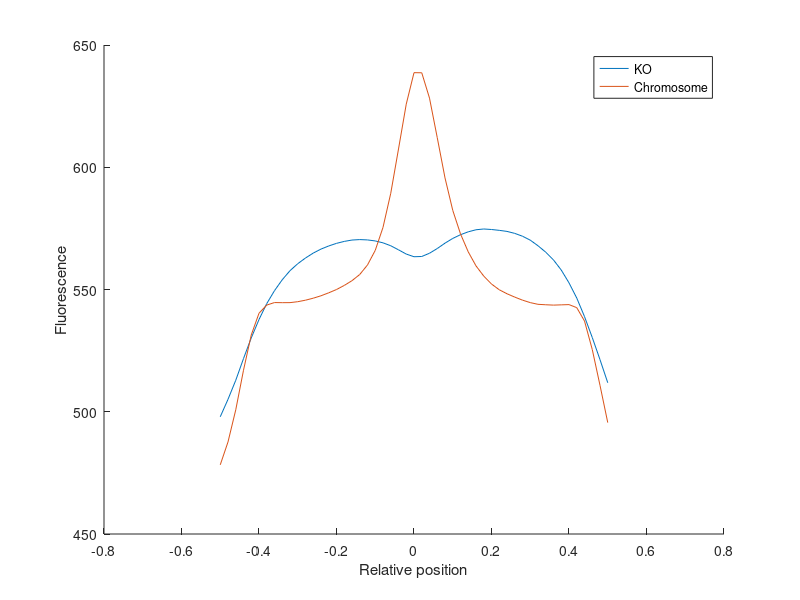
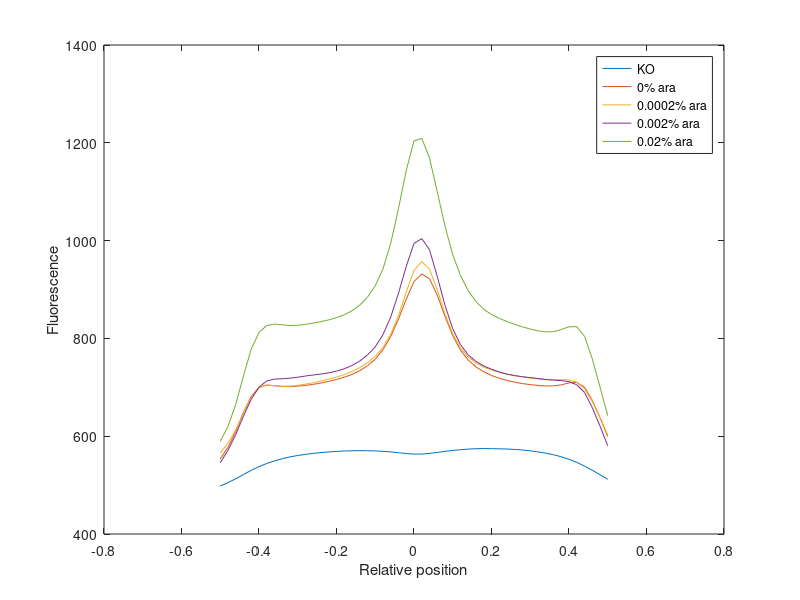

Here is the MATLAB script that generated these plots, in order:
clear all

load('TolA_ara_distribution.mat')
%%
%{
%Trying to do everything within a for loop
avg=[];%create a ?x? matrix of NaN

for i=1:length(cells)
    tolA=cells(i,:);
    for j=1:length(tolA)
        data=tolA{i};
        npixels(i)=length(data(:,1));
        a=interp1(([1:npixels(i)]-1)/(npixels(i)-1),data,0:0.02:1);
        avg
%}

tolA_KO=tolA_KO(~cellfun('isempty',tolA_KO));
tolA_chr=tolA_chr(~cellfun('isempty',tolA_chr));
tolA_2=tolA_2(~cellfun('isempty',tolA_2));
tolA_02=tolA_02(~cellfun('isempty',tolA_02));
tolA_002=tolA_002(~cellfun('isempty',tolA_002));
tolA_0002=tolA_0002(~cellfun('isempty',tolA_0002));
tolA_00002=tolA_00002(~cellfun('isempty',tolA_00002));
tolA_0=tolA_0(~cellfun('isempty',tolA_0));

%--------------------------------------------------------------
avg_KO=[];
for i=1:length(tolA_KO)

    data=tolA_KO{i};
    npixels(i)=length(data(:,1));
    a=interp1(([1:npixels(i)]-1)/(npixels(i)-1),data,0:0.02:1);
    avg_KO=[avg_KO; a];

end
M_KO=mean(avg_KO,1);

%--------------------------------------------------------------
avg_chr=[];
for i=1:length(tolA_chr)

    data=tolA_chr{i};
    npixels(i)=length(data(:,1));
    a=interp1(([1:npixels(i)]-1)/(npixels(i)-1),data,0:0.02:1);
    avg_chr=[avg_chr; a];

end
M_chr=mean(avg_chr,1);

%--------------------------------------------------------------
avg_2=[];
for i=1:length(tolA_2)

    data=tolA_2{i};
    npixels(i)=length(data(:,1));
    a=interp1(([1:npixels(i)]-1)/(npixels(i)-1),data,0:0.02:1);
    avg_2=[avg_2; a];

end
M_2=mean(avg_2,1);

%--------------------------------------------------------------
avg_02=[];
for i=1:length(tolA_02)

    data=tolA_02{i};
    npixels(i)=length(data(:,1));
    a=interp1(([1:npixels(i)]-1)/(npixels(i)-1),data,0:0.02:1);
    avg_02=[avg_02; a];

end
M_02=mean(avg_02,1);

%--------------------------------------------------------------
avg_002=[];
for i=1:length(tolA_002)

    data=tolA_002{i};
    npixels(i)=length(data(:,1));
    a=interp1(([1:npixels(i)]-1)/(npixels(i)-1),data,0:0.02:1);
    avg_002=[avg_002; a];

end
M_002=mean(avg_002,1);

%--------------------------------------------------------------
avg_0002=[];
for i=1:length(tolA_0002)

    data=tolA_0002{i};
    npixels(i)=length(data(:,1));
    a=interp1(([1:npixels(i)]-1)/(npixels(i)-1),data,0:0.02:1);
    avg_0002=[avg_0002; a];

end
M_0002=mean(avg_0002,1);

%--------------------------------------------------------------
avg_00002=[];
for i=1:length(tolA_00002)

    data=tolA_00002{i};
    npixels(i)=length(data(:,1));
    a=interp1(([1:npixels(i)]-1)/(npixels(i)-1),data,0:0.02:1);
    avg_00002=[avg_00002; a];

end
M_00002=mean(avg_00002,1);

%--------------------------------------------------------------
avg_0=[];
for i=1:length(tolA_0)

    data=tolA_0{i};
    npixels(i)=length(data(:,1));
    a=interp1(([1:npixels(i)]-1)/(npixels(i)-1),data,0:0.02:1);
    avg_0=[avg_0; a];

end
M_0=mean(avg_0,1);


%figures-------------------------------------------------------

x=-1/2:0.02:1/2;

figure(1)
clf
hold on
plot(x,M_KO,'DisplayName','KO')
plot(x,M_chr,'DisplayName','Chromosome')
hold off
xlabel('Relative position')
ylabel('Fluorescence')
legend

figure(2)
clf
plot(x,M_KO,'DisplayName','KO')
hold on
plot(x,M_0,'DisplayName','0% ara')
plot(x,M_00002,'DisplayName','0.0002% ara')
plot(x,M_0002,'DisplayName','0.002% ara')
plot(x,M_002,'DisplayName','0.02% ara')
%plot(x,M_02,'DisplayName','0.2% ara')
%plot(x,M_2,'DisplayName','2% ara')
hold off
xlabel('Relative position')
ylabel('Fluorescence')
legend




